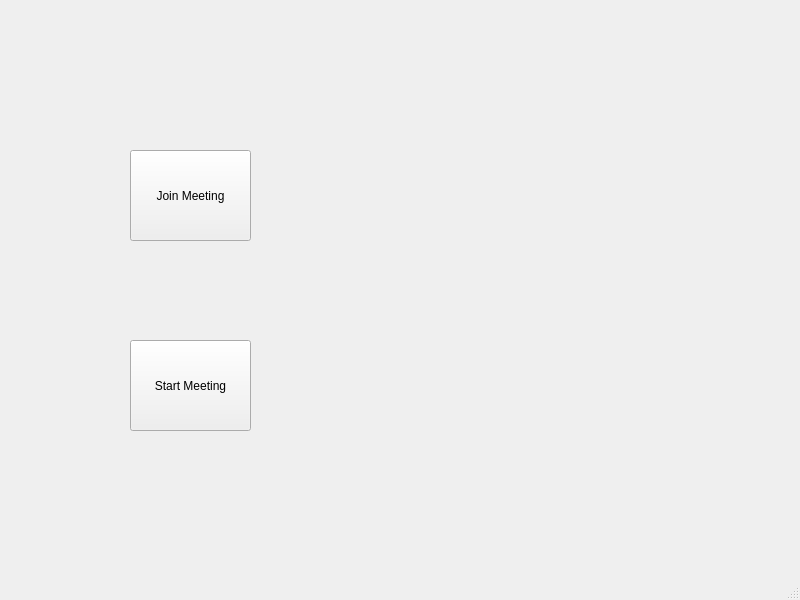
<?xml version="1.0" encoding="UTF-8"?>
<ui version="4.0">
 <class>MainWindow</class>
 <widget class="QMainWindow" name="MainWindow">
  <property name="geometry">
   <rect>
    <x>0</x>
    <y>0</y>
    <width>800</width>
    <height>600</height>
   </rect>
  </property>
  <property name="minimumSize">
   <size>
    <width>400</width>
    <height>300</height>
   </size>
  </property>
  <property name="windowTitle">
   <string>MainWindow</string>
  </property>
  <property name="autoFillBackground">
   <bool>true</bool>
  </property>
  <property name="dockNestingEnabled">
   <bool>true</bool>
  </property>
  <widget class="QWidget" name="centralwidget">
   <widget class="QPushButton" name="startMeetingBtn">
    <property name="geometry">
     <rect>
      <x>130</x>
      <y>340</y>
      <width>121</width>
      <height>91</height>
     </rect>
    </property>
    <property name="text">
     <string>Start Meeting</string>
    </property>
   </widget>
   <widget class="QPushButton" name="joinMeetingBtn">
    <property name="geometry">
     <rect>
      <x>130</x>
      <y>150</y>
      <width>121</width>
      <height>91</height>
     </rect>
    </property>
    <property name="text">
     <string>Join Meeting</string>
    </property>
   </widget>
  </widget>
  <widget class="QMenuBar" name="menubar">
   <property name="geometry">
    <rect>
     <x>0</x>
     <y>0</y>
     <width>800</width>
     <height>22</height>
    </rect>
   </property>
  </widget>
  <widget class="QStatusBar" name="statusbar"/>
 </widget>
 <resources/>
 <connections/>
</ui>
